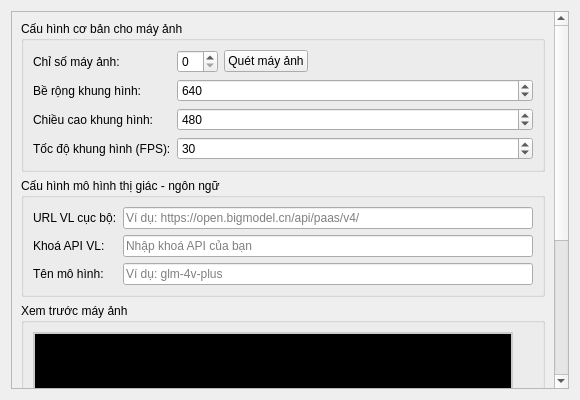
<?xml version="1.0" encoding="UTF-8"?>
<ui version="4.0">
 <class>CameraWidget</class>
 <widget class="QWidget" name="CameraWidget">
  <property name="geometry">
   <rect>
    <x>0</x>
    <y>0</y>
    <width>580</width>
    <height>400</height>
   </rect>
  </property>
  <property name="windowTitle">
   <string>Máy ảnh</string>
  </property>
  <layout class="QVBoxLayout" name="verticalLayout">
   <item>
    <widget class="QScrollArea" name="scrollArea">
     <property name="widgetResizable">
      <bool>true</bool>
     </property>
     <widget class="QWidget" name="scrollAreaWidgetContents">
      <property name="geometry">
       <rect>
        <x>0</x>
        <y>0</y>
        <width>578</width>
        <height>380</height>
       </rect>
      </property>
      <layout class="QVBoxLayout" name="contentLayout">
       <item>
        <widget class="QGroupBox" name="camera_basic_group">
         <property name="title">
          <string>Cấu hình cơ bản cho máy ảnh</string>
         </property>
         <layout class="QFormLayout" name="basic_layout">
          <item row="0" column="0">
           <widget class="QLabel" name="label_camera_index">
            <property name="text">
             <string>Chỉ số máy ảnh:</string>
            </property>
           </widget>
          </item>
          <item row="0" column="1">
           <layout class="QHBoxLayout" name="camera_index_layout">
            <item>
             <widget class="QSpinBox" name="camera_index_spin">
              <property name="minimum">
               <number>0</number>
              </property>
              <property name="maximum">
               <number>10</number>
              </property>
             </widget>
            </item>
            <item>
             <widget class="QPushButton" name="scan_camera_btn">
              <property name="text">
               <string>Quét máy ảnh</string>
              </property>
             </widget>
            </item>
            <item>
             <spacer name="horizontalSpacer">
              <property name="orientation">
               <enum>Qt::Horizontal</enum>
              </property>
              <property name="sizeHint" stdset="0">
               <size>
                <width>40</width>
                <height>20</height>
               </size>
              </property>
             </spacer>
            </item>
           </layout>
          </item>
          <item row="1" column="0">
           <widget class="QLabel" name="label_frame_width">
            <property name="text">
             <string>Bề rộng khung hình:</string>
            </property>
           </widget>
          </item>
          <item row="1" column="1">
           <widget class="QSpinBox" name="frame_width_spin">
            <property name="minimum">
             <number>320</number>
            </property>
            <property name="maximum">
             <number>3840</number>
            </property>
            <property name="singleStep">
             <number>160</number>
            </property>
            <property name="value">
             <number>640</number>
            </property>
           </widget>
          </item>
          <item row="2" column="0">
           <widget class="QLabel" name="label_frame_height">
            <property name="text">
             <string>Chiều cao khung hình:</string>
            </property>
           </widget>
          </item>
          <item row="2" column="1">
           <widget class="QSpinBox" name="frame_height_spin">
            <property name="minimum">
             <number>240</number>
            </property>
            <property name="maximum">
             <number>2160</number>
            </property>
            <property name="singleStep">
             <number>120</number>
            </property>
            <property name="value">
             <number>480</number>
            </property>
           </widget>
          </item>
          <item row="3" column="0">
           <widget class="QLabel" name="label_fps">
            <property name="text">
             <string>Tốc độ khung hình (FPS):</string>
            </property>
           </widget>
          </item>
          <item row="3" column="1">
           <widget class="QSpinBox" name="fps_spin">
            <property name="minimum">
             <number>1</number>
            </property>
            <property name="maximum">
             <number>60</number>
            </property>
            <property name="value">
             <number>30</number>
            </property>
           </widget>
          </item>
         </layout>
        </widget>
       </item>
       <item>
        <widget class="QGroupBox" name="vl_group">
         <property name="title">
          <string>Cấu hình mô hình thị giác - ngôn ngữ</string>
         </property>
         <layout class="QFormLayout" name="vl_layout">
          <item row="0" column="0">
           <widget class="QLabel" name="label_local_vl_url">
            <property name="text">
             <string>URL VL cục bộ:</string>
            </property>
           </widget>
          </item>
          <item row="0" column="1">
           <widget class="QLineEdit" name="local_vl_url_edit">
            <property name="placeholderText">
             <string>Ví dụ: https://open.bigmodel.cn/api/paas/v4/</string>
            </property>
           </widget>
          </item>
          <item row="1" column="0">
           <widget class="QLabel" name="label_vl_api_key">
            <property name="text">
             <string>Khoá API VL:</string>
            </property>
           </widget>
          </item>
          <item row="1" column="1">
           <widget class="QLineEdit" name="vl_api_key_edit">
            <property name="echoMode">
             <enum>QLineEdit::Password</enum>
            </property>
            <property name="placeholderText">
             <string>Nhập khoá API của bạn</string>
            </property>
           </widget>
          </item>
          <item row="2" column="0">
           <widget class="QLabel" name="label_models">
            <property name="text">
             <string>Tên mô hình:</string>
            </property>
           </widget>
          </item>
          <item row="2" column="1">
           <widget class="QLineEdit" name="models_edit">
            <property name="placeholderText">
             <string>Ví dụ: glm-4v-plus</string>
            </property>
           </widget>
          </item>
         </layout>
        </widget>
       </item>
       <item>
        <widget class="QGroupBox" name="preview_group">
         <property name="title">
          <string>Xem trước máy ảnh</string>
         </property>
         <layout class="QVBoxLayout" name="preview_layout">
          <item>
           <widget class="QLabel" name="preview_label">
            <property name="minimumSize">
             <size>
              <width>320</width>
              <height>240</height>
             </size>
            </property>
            <property name="maximumSize">
             <size>
              <width>480</width>
              <height>360</height>
             </size>
            </property>
            <property name="styleSheet">
             <string>border: 2px solid #ccc; background-color: #000;</string>
            </property>
            <property name="text">
             <string>Khu vực xem trước máy ảnh
Nhấn để làm mới hoặc đổi chỉ số máy ảnh</string>
            </property>
            <property name="alignment">
             <set>Qt::AlignCenter</set>
            </property>
           </widget>
          </item>
          <item>
           <layout class="QHBoxLayout" name="preview_controls_layout">
            <item>
             <widget class="QPushButton" name="start_preview_btn">
              <property name="text">
               <string>Bắt đầu xem trước</string>
              </property>
             </widget>
            </item>
            <item>
             <widget class="QPushButton" name="stop_preview_btn">
              <property name="text">
               <string>Dừng xem trước</string>
              </property>
              <property name="enabled">
               <bool>false</bool>
              </property>
             </widget>
            </item>
            <item>
             <spacer name="preview_spacer">
              <property name="orientation">
               <enum>Qt::Horizontal</enum>
              </property>
              <property name="sizeHint" stdset="0">
               <size>
                <width>40</width>
                <height>20</height>
               </size>
              </property>
             </spacer>
            </item>
           </layout>
          </item>
         </layout>
        </widget>
       </item>
       <item>
        <spacer name="verticalSpacer">
         <property name="orientation">
          <enum>Qt::Vertical</enum>
         </property>
         <property name="sizeHint" stdset="0">
          <size>
           <width>20</width>
           <height>20</height>
          </size>
         </property>
        </spacer>
       </item>
      </layout>
     </widget>
    </widget>
   </item>
  </layout>
 </widget>
 <resources/>
 <connections/>
</ui>
